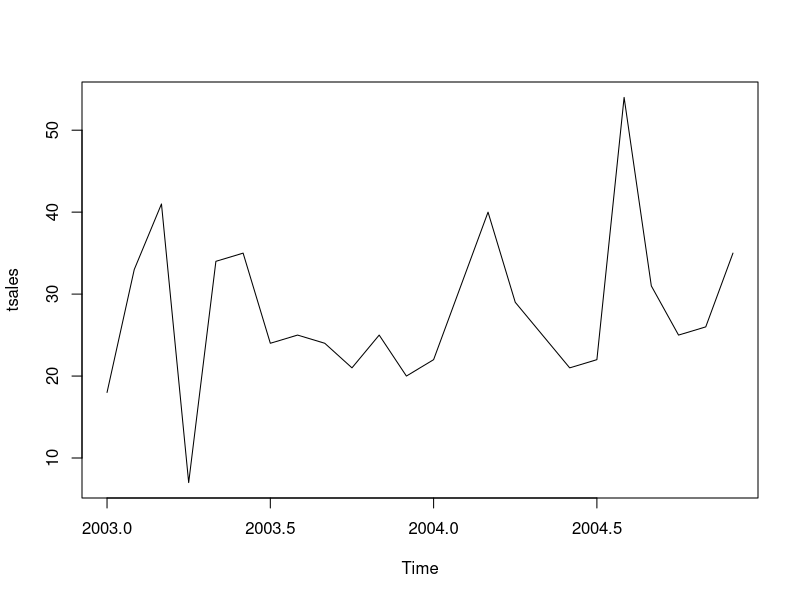
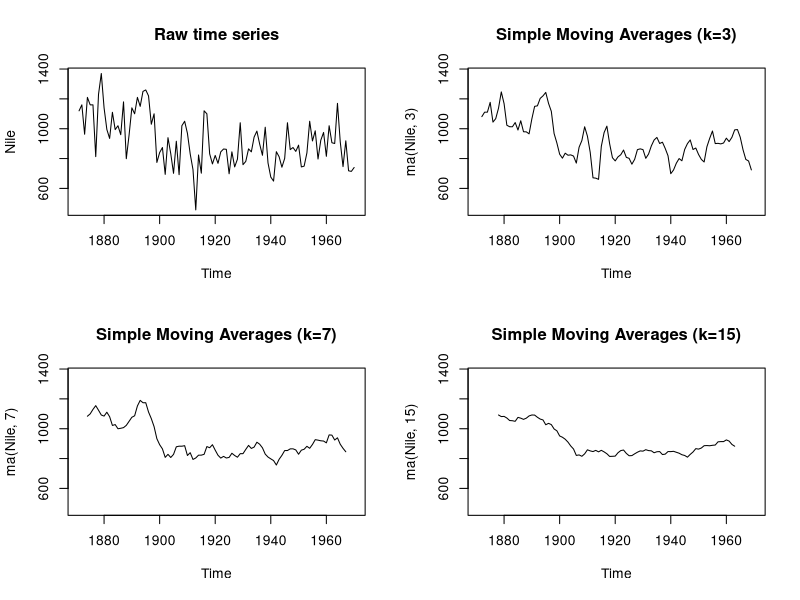
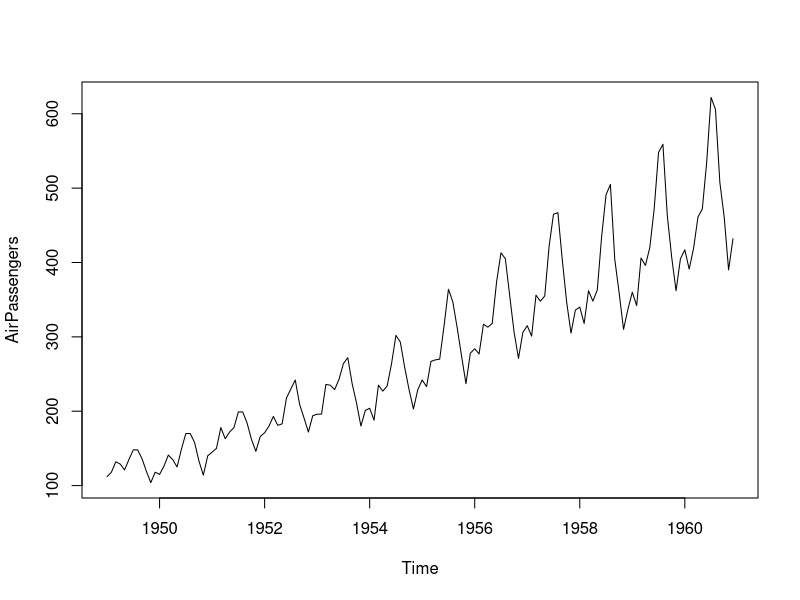
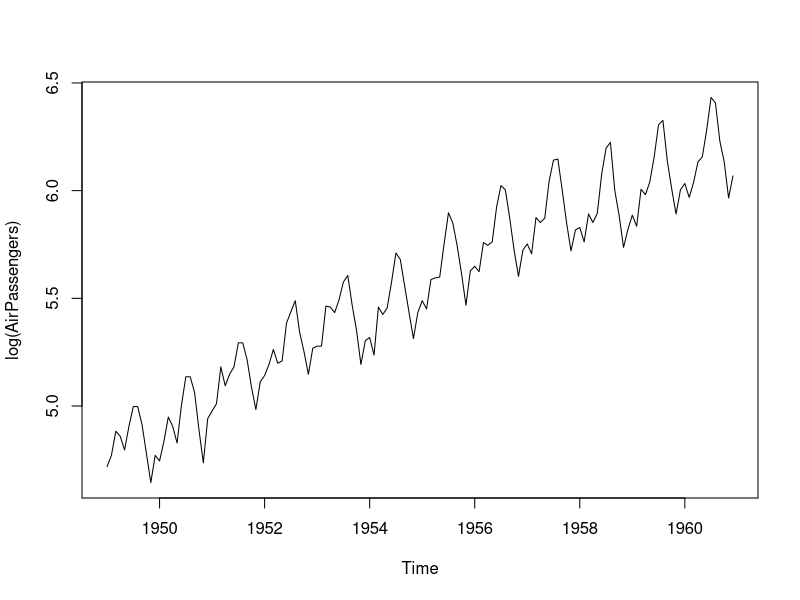
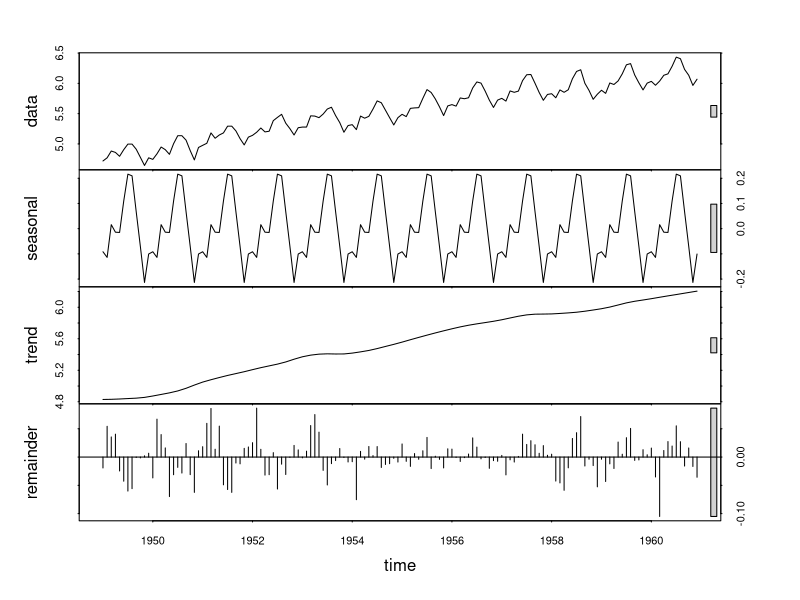

The R source for these figures, in order: (Note: this script raises an error after producing the figures.)
sales <- c(18, 33, 41, 7, 34, 35, 24, 25, 24, 21, 25, 20,
           22, 31, 40, 29, 25, 21, 22, 54, 31, 25, 26, 35)

tsales <- ts(sales, start=c(2003, 1), frequency=12)
tsales


plot(tsales)

start(tsales)
end(tsales)
frequency(tsales)

tsales.subset <- window(tsales, start=c(2003, 5), end=c(2004, 6))
tsales.subset


#########################################
# ma 移动平均
library(forecast)
opar <- par(no.readonly=TRUE)
par(mfrow=c(2,2))
ylim <- c(min(Nile), max(Nile))
plot(Nile, main="Raw time series")
plot(ma(Nile, 3), main="Simple Moving Averages (k=3)", ylim=ylim)
plot(ma(Nile, 7), main="Simple Moving Averages (k=7)", ylim=ylim)
plot(ma(Nile, 15), main="Simple Moving Averages (k=15)", ylim=ylim)
par(opar)

###########################################
## 分解
plot(AirPassengers)
lAirPassengers <- log(AirPassengers) ## 对数化 相乘模型
plot(lAirPassengers, ylab="log(AirPassengers)")
fit <- stl(lAirPassengers, s.window="period")  # s.windows="periodic"可使得季节效应在各年间都一样
plot(fit)
fit$time.series
exp(fit$time.series)


#########################################
## 3种拟合模型
ets(ts, model="ANN")  ## 单指数 水平项 
ses(ts)
ets(ts, model="AAN")  ## 双指数 水平项、斜率
holt(ts)
ets(ts, model="AAA")  ## 三指数 水平项、斜率、季节项
hw(ts)

fit <- ets(nhtemp, model="ANN")
forecast(fit, 1)
plot(forecast(fit, 1), xlab="Year",
     ylab=expression(paste("Temperature (", degree*F,")")),
     main="New Haven Annual Mean Temperature")
accuracy(fit)
